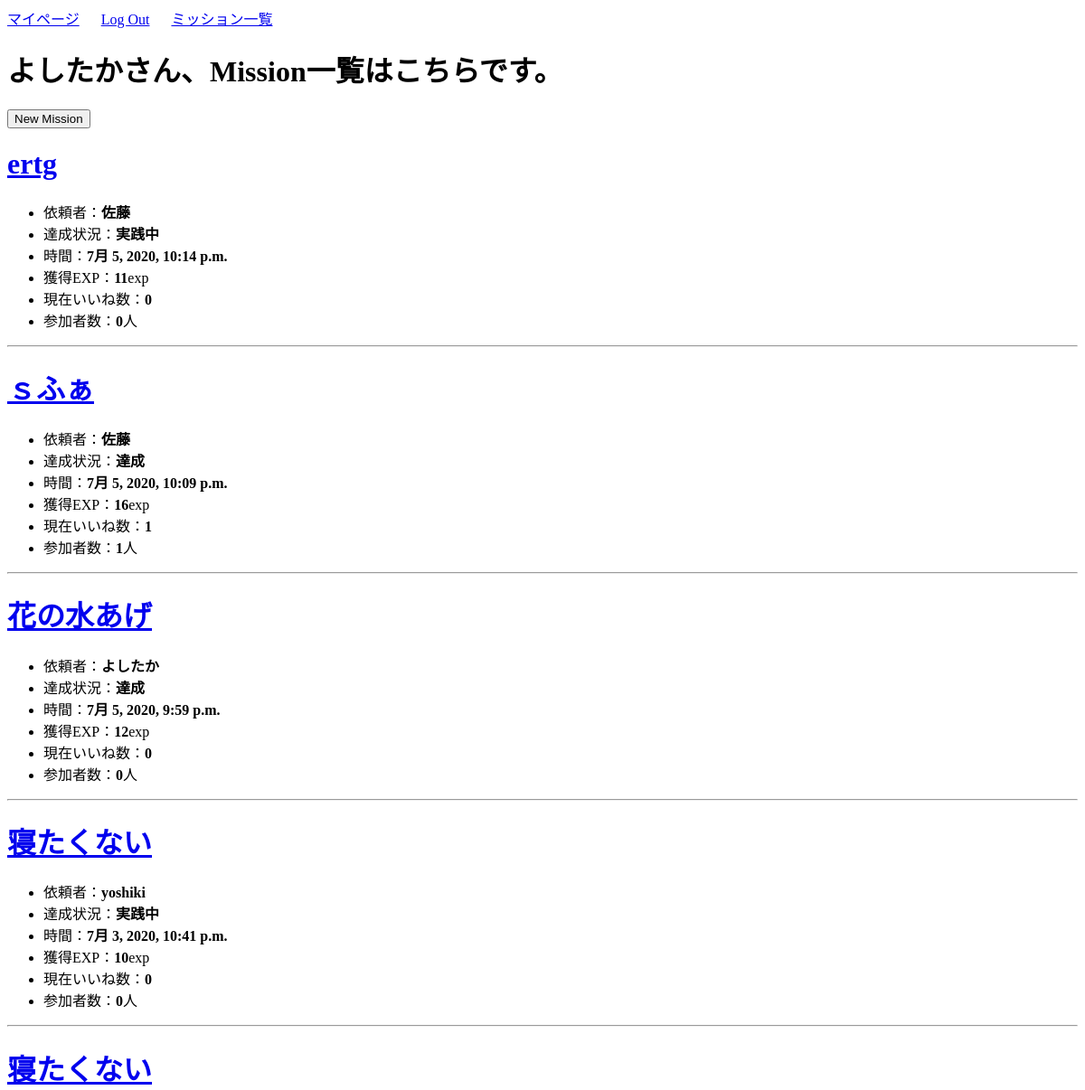
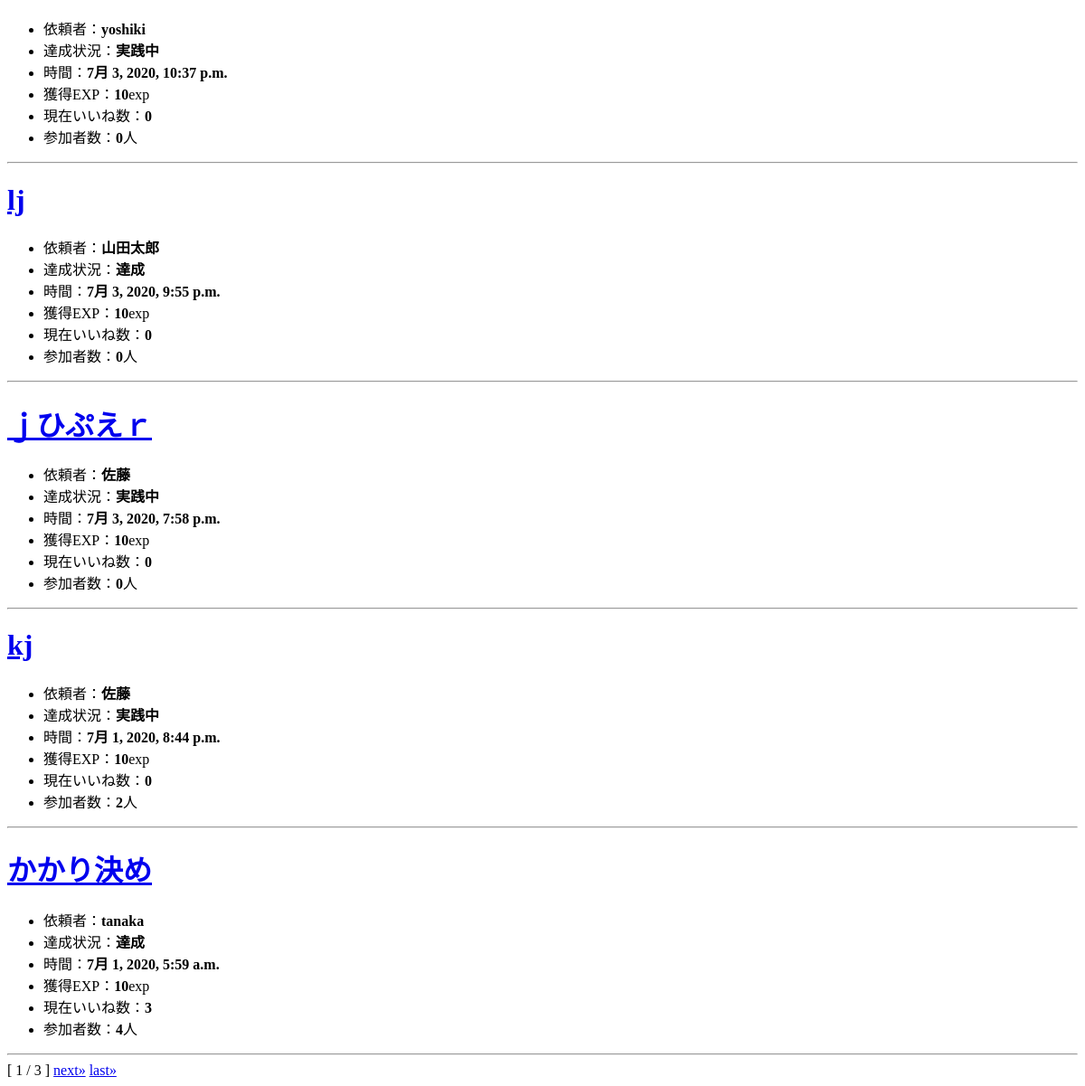
Page /mission/home/ (signed in) on the committed database (2 pictures, top to bottom).
### mission/models.py (models this page shows, shortened)
class Mission(models.Model):
    author = models.ForeignKey(User, on_delete=models.CASCADE)
    title = models.CharField(max_length=100)
    content = models.TextField()
    date_posted = models.DateTimeField(default=timezone.now)
    mission_flg = models.IntegerField(choices=EXAMPLE_FLG, default=0)    # 達成状況(0:実践中 / 1:達成)
    cost_exp = models.IntegerField(default=3)                            # 作成時に消費されるポイント(使えていない)
    success_exp = models.IntegerField(default=10)                        # クリア報酬ポイント
    good_count = models.IntegerField(default=0)                          # いいね数
    participants = models.IntegerField(default=0)                        # 参加者数
    participants_list_text = models.CharField(max_length=200, default='')# 参加者リスト(文字列で保存)
    participants_list = models.ManyToManyField(Profile)                  # 参加者リスト(他対他)
    approval = models.IntegerField(choices=EXAMPLE_APPROVAL, default=0)  # 承認状況

### mission/views.py (the view)
# urls.py: path('mission/home/',views.MissionListView.as_view(),name='mission-home'),
class MissionListView(ListView):
    model = Mission
    template_name = 'mission/home.html'
    context_object_name = 'missions'
    paginate_by = 9
    ordering = ['-date_posted']
    def get_context_data(self, **kwargs):
        context = super(MissionListView, self).get_context_data(**kwargs)
        profile = Profile.objects.get(user=self.request.user)
        context["profile"] = profile
        return context

### mission/templates/mission/home.html (shortened to what this page needs)
{% extends 'mission/base.html' %}
{% block body %}
{% if user.is_authenticated %}
<h1>{{ user.username }}さん、Mission一覧はこちらです。</h1>
{% endif %}
<div>
    <form action="{% url 'mission-create' %}">
        <button type="submit">New Mission</button>
    </form>
    {% for mission in missions %}
    {% if mission.get_approval_display == '承認済み' %}
    <h1><a href="{% url 'mission-detail' mission.id %}">{{ mission.title }}</a></h1>
    <ul>
        <li>依頼者：<b>{{ mission.author }}</b></li>
        <li>達成状況：<b>{{ mission.get_mission_flg_display }}</b></li>
        <li>時間：<b>{{ mission.date_posted }}</b></li>
        <li>獲得EXP：<b>{{ mission.success_exp }}</b>exp</li>
        <li>現在いいね数：<b>{{ mission.good_count }}</b></li>
        <li>参加者数：<b>{{ mission.participants }}</b>人</li>
    </ul>
    <hr>
    {% endif %}
    {% endfor %}
        <span>[ {{ page_obj.number }} / {{ page_obj.paginator.num_pages }} ]</span>
    {% if page_obj.has_next %}
        <a href="?page={{ page_obj.next_page_number}}">next&raquo;</a>
        <a href="?page={{ page_obj.paginator.num_pages }}">last&raquo;</a>
    {% endif %}
</div>
{% endblock body %}

### rows in the picture
Mission: title "ertg", author "佐藤", mission_flg "実践中", date_posted "7月 5, 2020, 10:14 p.m.", success_exp "11", good_count "0", participants "0"
Mission: title "ｓふぁ", author "佐藤", mission_flg "達成", date_posted "7月 5, 2020, 10:09 p.m.", success_exp "16", good_count "1", participants "1"
Mission: title "花の水あげ", author "よしたか", mission_flg "達成", date_posted "7月 5, 2020, 9:59 p.m.", success_exp "12", good_count "0", participants "0"
Mission: title "寝たくない", author "yoshiki", mission_flg "実践中", date_posted "7月 3, 2020, 10:41 p.m.", success_exp "10", good_count "0", participants "0"
Mission: title "寝たくない", author "yoshiki", mission_flg "実践中", date_posted "7月 3, 2020, 10:37 p.m.", success_exp "10", good_count "0", participants "0"
Mission: title "lj", author "山田太郎", mission_flg "達成", date_posted "7月 3, 2020, 9:55 p.m.", success_exp "10", good_count "0", participants "0"
Mission: title "ｊひぷえｒ", author "佐藤", mission_flg "実践中", date_posted "7月 3, 2020, 7:58 p.m.", success_exp "10", good_count "0", participants "0"
Mission: title "kj", author "佐藤", mission_flg "実践中", date_posted "7月 1, 2020, 8:44 p.m.", success_exp "10", good_count "0", participants "2"
Mission: title "かかり決め", author "tanaka", mission_flg "達成", date_posted "7月 1, 2020, 5:59 a.m.", success_exp "10", good_count "3", participants "4"

### other values in the picture
{{ user.username }} "よしたか"
{{ page_obj.number }} "1"
{{ page_obj.paginator.num_pages }} "3"
